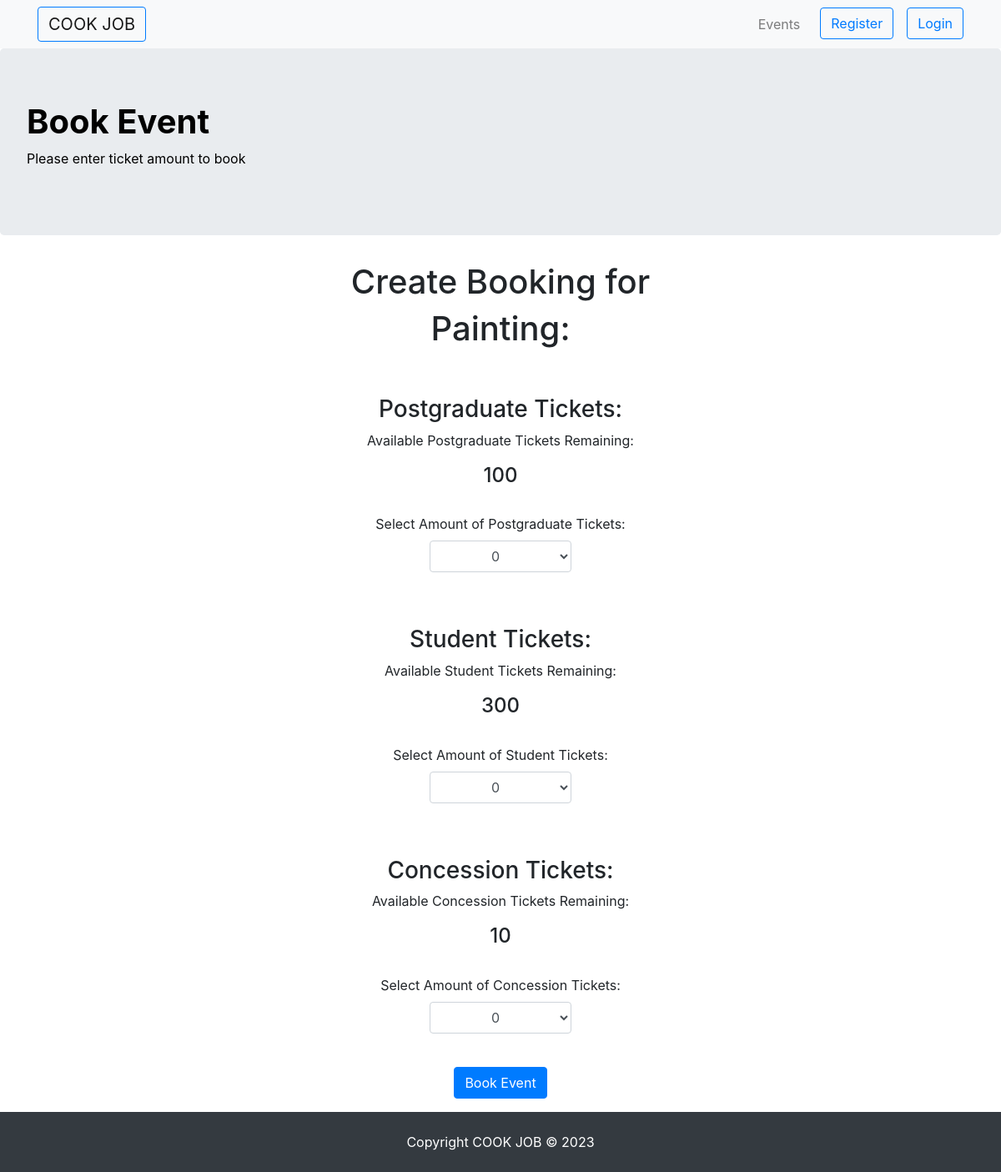
The app's page /event_details/1/book with its own data.
### cookjob/models.py (models this page shows, shortened)
class Event(db.Model):
    __tablename__ = 'events'
    id = db.Column(db.Integer, primary_key=True)
    user_id = db.Column(db.String(100), nullable=False)
    title = db.Column(db.String(100), nullable=False)
    description = db.Column(db.Text, nullable=False)
    date = db.Column(db.DateTime, nullable=False)
    time = db.Column(db.Time, nullable=False)
    address = db.Column(db.String(100), nullable=False)
    states = db.Column(db.String(100), nullable=False)
    image = db.Column(db.String(255))
    postgraduate = db.Column(db.Integer, nullable=False)
    student = db.Column(db.Integer, nullable=False)
    concession = db.Column(db.Integer, nullable=False)
    category = db.Column(db.String(100), nullable=False)
    status = db.Column(db.String(100), nullable=False)
    comments = db.relationship('Comment', backref='event', cascade='all, delete-orphan', lazy=True)

### cookjob/__init__.py (the view, shortened to what this page needs)
    @app.route('/event_details/<event_id>/book', methods=['GET', 'POST'])
    def book(event_id):
        book = BookingForm()
        event = Event.query.get_or_404(event_id)
        userid = session.get('userid', None)
        return render_template('book.html', userid= userid, event=event, form=book)

### cookjob/forms.py
class BookingForm(FlaskForm):
    booked_student = SelectField("Test: ", choices=[(-1, "0"), (1, "1"), (2, "2"),(3, "3"), (4, "4"), (5, "5"),(6,"6")])
    booked_postgraduate = SelectField("Test: ", choices=[(-1, "0"), (1, "1"), (2, "2"),(3, "3"), (4, "4"), (5, "5"),(6,"6")])
    booked_concession = SelectField("Test: ", choices=[(-1, "0"), (1, "1"), (2, "2"),(3, "3"), (4, "4"), (5, "5"),(6,"6")])
    submit = SubmitField('Book Event')

### cookjob/templates/book.html (shortened to what this page needs)
{% extends 'base.html' %}
{% block css %}
<head>
    <link rel="stylesheet" href="{{ url_for('static', filename='/event_creation_update.css') }}">
</head>
{% endblock%}
{% block content %}
<body>
    <nav class="navbar navbar-expand-lg navbar-light bg-light">
        <div class="container">
            <a class="navbar-brand mr-auto btn btn-outline-primary" href="/">COOK JOB</a>
            <ul class="navbar-nav flex-row ml-auto">
                <li class="nav-item">
                    <a class="nav-link" href="/events">Events</a>
                </li>
                {% if not userid %}
                <li class="nav-item">
                    <a class="btn btn-outline-primary ml-3" href="/register">Register </a>
                </li>
                {% endif %}
                {% if not userid %}
                <li class="nav-item">
                    <a class="btn btn-outline-primary ml-3" href="/login">Login</a>
                </li>
                {% endif %}
            </ul>
        </div>
    </nav>
    <div class="jumbotron jumbotron-with-bg-image">
        <h1><b>Book Event</b></h1>
        <p>Please enter ticket amount to book </p>
    </div>
    <form action="{{ url_for('book', event_id=event.id) }}" method="post">
        <h1 class="center">Create Booking for</h1>
        <h1 class="center">{{event.title}}:</h1>
        <br>
        <br>
        <div class="center">
            <div class="form-group">
                <h3>Postgraduate Tickets:</h3>
                <p>Available Postgraduate Tickets Remaining:</p>
                <h4>{{ event.postgraduate }}</h4>
                <br>
                <label for="event-postgraduate">Select Amount of Postgraduate Tickets:</label>
                <div class="container center col-md-2">
                    {{ form.booked_postgraduate(class="form-control center", id="event-postgraduate") }}
                </div>
            </div>
            <br>
            <br>
            <div class="form-group">
                <h3>Student Tickets:</h3>
                <p>Available Student Tickets Remaining:</p>
                <h4>{{ event.student }}</h4>
                <br>
                <label for="booked-student">Select Amount of Student Tickets:</label>
                <div class="container center col-md-2">
                    {{ form.booked_student(class="form-control center", id="booked-student") }}
                </div>
            </div>
            <br>
            <br>
            <div class="form-group">
                <h3>Concession Tickets:</h3>
                <p>Available Concession Tickets Remaining:</p>
                <h4>{{ event.concession }}</h4>
                <br>
                <label for="booked-concession">Select Amount of Concession Tickets:</label>
                <div class="container center col-md-2">
                    {{ form.booked_concession(class="form-control center", id="event-concession") }}
                </div>
                <br>
            </div>
            <div class="container center col-md-4">
                <p>{{ form.submit(class="btn btn-primary") }} </p>
            </div>
    </form>
</body>
{% endblock%}

### cookjob/static/event_creation_update.css (style rules this page uses)
.jumbotron-with-bg-image { background-size: cover; background-position: center center; color: black; }
.center { text-align: center; }

### records on screen
Event: title "Painting", postgraduate "100", student "300", concession "10"
